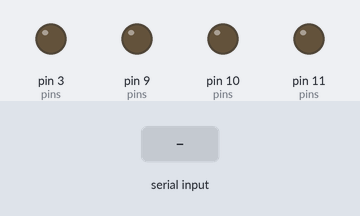
The sketch below on a simulated Arduino Uno, built with avr-gcc and run on an emulated ATmega328P. Parts: output pins drawn as LEDs (lit = HIGH). The test bench sets the inputs (shaded band). What the sketch prints to the serial monitor is not drawn.

Above: at 1.2 s.
1.3 s: "M,90,45\n" received over Serial
At 1.55 s:
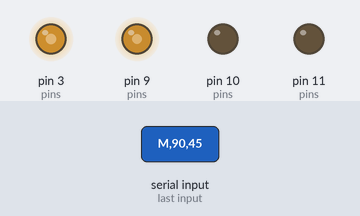
3.3 s: "PING\n" received over Serial
4.8 s: "D,90,45\n" received over Serial
Timing chart, 0 to 7.8 s (numbered marks = the images above; inputs shaded):
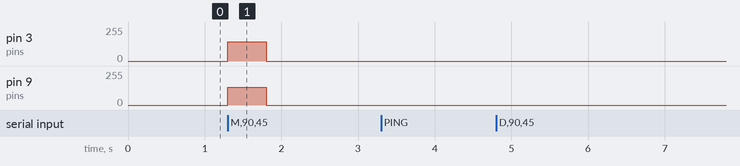

The sketch:

motor_lab_v2.ino
```cpp
/*
 * motor_lab_v2.ino - 모터 인터페이스 짝 코딩 실습 [아두이노 담당]
 *   v2 변경: MAX_PWM 추가 (웹 speed로 속도가 잘 줄도록 PWM 범위 조정),
 *            M 명령마다 출력하던 MOTOR 줄을 VERBOSE로 끄고 켜기
 *
 * 할 일: [A1] toPwm, setMotor   [A3] handleLine   [A4] loop의 안전 장치
 * 나머지 [제공] 부분은 고치지 않음. 함수 하나를 끝낼 때마다 업로드해서 시리얼 모니터로 시험.
 *
 * 약속 (Pi ↔ Arduino)
 *   115200bps, 한 명령 = 한 줄, 끝은 '\n'
 *   M,<왼쪽>,<오른쪽>   두 바퀴 세기 -255 ~ 255 (음수 = 후진, 0 = 정지)
 *   PING                → PONG
 *   D,<왼쪽>,<오른쪽>   (시험용) 모터는 돌리지 않고 계산한 방향·PWM만 출력  예: D F 169 F 160
 *   0.5초 동안 M 명령이 없으면 자동 정지
 *
 * 매개변수 (M, D 공통)
 *   <왼쪽>, <오른쪽> : 정수(int, 10진수, +/- 부호 가능), 유효 범위 -255 ~ 255
 *                      범위 밖은 ±255로 잘라서 처리, 소수 · 16진수 · 숫자 1개뿐인 줄은 무시
 *   명령 글자는 대문자 M / D / PING, 줄 맨 앞에 공백 없이, 한 줄 최대 31글자
 *
 * 배선 (L9110S) : 주파수가 같은 핀 사용 (490Hz)
 *   D3 = A-IA, D11 = A-IB (왼쪽)    D9 = B-IA, D10 = B-IB (오른쪽)    GND 공통
 */

const int L_IA = 3,  L_IB = 11;    // 왼쪽 바퀴
const int R_IA = 9,  R_IB = 10;    // 오른쪽 바퀴
const int MIN_PWM = 120;           // 바퀴가 출발하는 PWM. 두 바퀴가 같이 겨우 도는 값으로 낮출수록 느린 속도가 잘 됨 (예: 95~110)
const int MAX_PWM = 190;           // 명령 255일 때의 PWM (최고 속도). 낮출수록 전체가 느려짐. 원래 동작 = 255
const bool VERBOSE = false;        // true면 M 명령마다 "MOTOR LEFT: … RIGHT: …" 출력 (디버깅용)
const unsigned long TIMEOUT_MS = 500;
const int LEFT_DIR = 1, RIGHT_DIR = 1;     // 바퀴가 반대로 돌면 -1
const int LEFT_BOOST = 0, RIGHT_BOOST = 0; // 전진 시 한쪽 모터가 약하면 5~15로 보정

char buf[32];
int len = 0;
unsigned long lastCmd = 0;   // 마지막 M 명령을 받은 시각 (ms)
bool stopped = true;         // 지금 두 바퀴가 멈춰 있는지


int toPwm(int mag, int boost = 0) {
  if (mag <= 0) return 0;                                   // 0은 정지 (map에 넣지 않음)
  mag = constrain(mag, 1, 255);

  int startPwm = constrain(MIN_PWM + boost, 0, 255);        // 명령 1일 때
  int topPwm   = constrain(MAX_PWM + boost, startPwm, 255); // 명령 255일 때

  return startPwm + (long)(mag - 1) * (topPwm - startPwm) / 254;
}// mag(1~255)를 실제 PWM(startPwm~topPwm)으로 선형 변환

void setMotor(int ia, int ib, int speed, int boost = 0) {
  speed = constrain(speed, -255, 255);

  // 전진
  if (speed > 0) {
    int pwm = toPwm(speed, boost);
    analogWrite(ia, pwm);
    digitalWrite(ib, LOW);
  }

  // 후진
  else if (speed < 0) {
    int pwm = toPwm(abs(speed), 0);
    digitalWrite(ia, LOW);
    analogWrite(ib, pwm);
  }

  // 정지
  else {
    digitalWrite(ia, LOW);
    digitalWrite(ib, LOW);
  }
}

void drive(int left, int right) {
  setMotor(L_IA, L_IB, left * LEFT_DIR, LEFT_BOOST);
  setMotor(R_IA, R_IB, right * RIGHT_DIR, RIGHT_BOOST);
  stopped = (left == 0 && right == 0);
}

void handleLine(char *line) {
  int left, right;

  //모터 구동
  if (sscanf(line, "M,%d,%d", &left, &right) == 2) {
    drive(left, right);
    //시간 기록
    lastCmd = millis();

    // 모터 명령 수신 결과 출력 (VERBOSE일 때만: 초당 20번씩 나와 다른 메시지를 가리므로)
    if (VERBOSE) {
      Serial.print("MOTOR LEFT: ");
      Serial.print(left);
      Serial.print(" RIGHT: ");
      Serial.println(right);
    }
  }

  //통신 확인
  else if (strcmp(line, "PING") == 0) {
    Serial.println("PONG");
  }
}

//시험용 : 모터 구동 없이 결과만 출력
void printWheel(int s, int boost = 0) {
  s = constrain(s, -255, 255);

  if (s > 0) {
    Serial.print("F ");
    Serial.print(toPwm(s, boost));
  }
  else if (s < 0) {
    Serial.print("B ");
    Serial.print(toPwm(-s, 0));
  }
  else {
    Serial.print("S ");
    Serial.print(toPwm(0));
  }
   // 0이면 toPwm(0)도 0이어야 함
}

// 디버그 명령 처리
bool debugLine(char *line) {
  int l, r;

  if (sscanf(line, "D,%d,%d", &l, &r) != 2)
    return false;

  Serial.print("D ");

  printWheel(l * LEFT_DIR, LEFT_BOOST);
  Serial.print(" ");
  printWheel(r * RIGHT_DIR, RIGHT_BOOST);

  Serial.println();

  return true;
}

// [제공] 글자를 모아 한 줄이 되면 true (A2)
bool readLine() {
  while (Serial.available() > 0) {
    char c = Serial.read();

    if (c == '\n') {
      buf[len] = '\0';
      len = 0;
      return true;
    }
    else if (c != '\r' && len < (int)sizeof(buf) - 1) {
      buf[len++] = c;
    }
  }

  return false;
}

void setup() {
  int pins[] = {L_IA, L_IB, R_IA, R_IB};
  for (int i = 0; i < 4; i++) pinMode(pins[i], OUTPUT);

  drive(0, 0);
  lastCmd = millis();

  Serial.begin(115200);
  Serial.println("READY");
}

void loop() {
  if (readLine()) {
    if (!debugLine(buf)) handleLine(buf);
  }

  if(!stopped && (millis() - lastCmd >= TIMEOUT_MS)){
    drive(0, 0);
  }
}
```

Measured:
- after the input at 1.3 s, pin 3 (pins): 0/255 → 144/255 at once, → 0/255 0.50 s later; pin 9 (pins): 0/255 → 132/255 at once, → 0/255 0.50 s later
- after the input at 3.3 s, every drawn part: stays the same
- after the input at 4.8 s, every drawn part: stays the same
